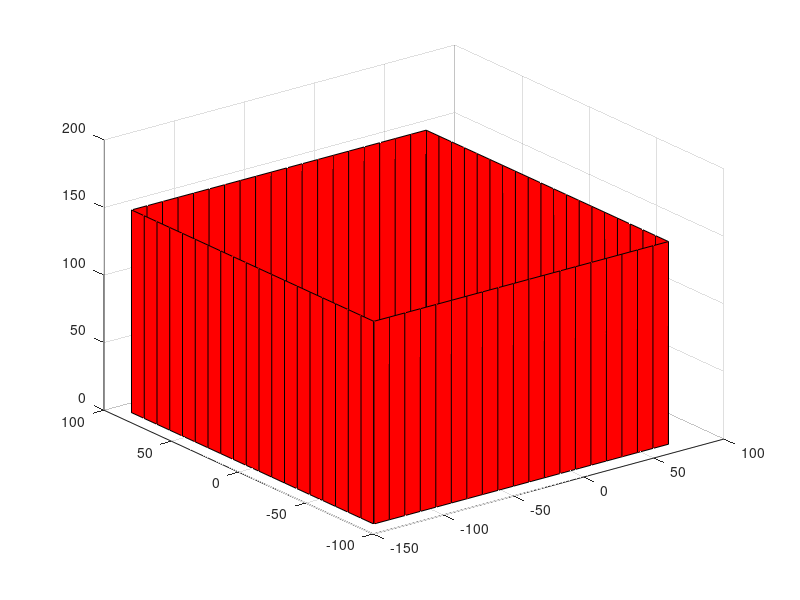

Source code (MATLAB): (Note: this script raises an error after producing the figure.)
  xAB = linspace(-140, 70, 20);
  xBA = linspace(70, -140, 20);
  yDU = linspace(-90, 90, 20);
  yUD = linspace(90, -90, 20);

  num_points = length(yDU) + length(xAB) + length(yUD) + length(xBA);

  x = zeros(2, num_points);
  y = zeros(2, num_points);

  % Base
  x(1,:) = [-140*ones(size(yDU)) xAB 70*ones(size(yUD)) xBA];
  x(2,:) = x(1,:);
  y(1,:) = [yDU 90*ones(size(xAB)) yUD -90*ones(size(xBA))];
  y(2,:) = y(1,:);

  z = ones(size(x));
  z(1,:) = 0;
  z(2,:) = 150;

  surf(x,y,z,'FaceColor',[255, 0, 0]/255);
  hold("on");

  fill3(x(2,:),y(2,:),z,[255, 0, 0]/255);
  hold("on");

  [X,Y,Z] = cylinder(60);
  Z(1,:) = 150;
  Z(2,:) = 500;
  surf(X,Y,Z,'FaceColor',[0, 255, 0]/255);
  hold("on");
  fill3(X(2,:),Y(2,:),Z,[0, 255, 0]/255);
  hold("on");

  % Link 1
  [X_1,Y_1,Z_1] = cylinder(80); 
  Z_1 = (Z_1 * 200) - 100;

  X_rot_1 = X_1;
  Z_rot_1 = Y_1;
  Y_rot_1 = Z_1;

  Z_rot_1 = Z_rot_1 + 500;

  surf(X_rot_1, Y_rot_1, Z_rot_1, 'FaceColor', [0, 0, 255]/255);
  hold on;

  fill3(X_rot_1(1,:), Y_rot_1(1,:), Z_rot_1(1,:), [0, 0, 255]/255);
  hold on;

  fill3(X_rot_1(2,:), Y_rot_1(2,:), Z_rot_1(2,:), [0, 0, 255]/255);
  hold on;

  % Link 2
  [X_2,Y_2,Z_2] = cylinder(60); 
  Z_2 = (Z_2 * 500);

  X_rot_2 = X_2;
  Z_rot_2 = Y_2;
  Y_rot_2 = Z_2;
  
  rotate = X_rot_2;
  X_rot_2 = Y_rot_2;
  Y_rot_2 = rotate;

  Z_rot_2 = Z_rot_2 + 500;

  surf(X_rot_2, Y_rot_2, Z_rot_2, 'FaceColor', [0, 255, 255]/255);
  hold on;

  fill3(X_rot_2(1,:), Y_rot_2(1,:), Z_rot_2(1,:), [0, 255, 255]/255);
  hold on;

  fill3(X_rot_2(2,:), Y_rot_2(2,:), Z_rot_2(2,:), [0, 255, 255]/255);
  hold on;

  % Link 3
  [X_3,Y_3,Z_3] = cylinder(80); 
  Z_3 = (Z_3 * 200) - 100;

  X_rot_3 = X_3 + 500;
  Z_rot_3 = Y_3;
  Y_rot_3 = Z_3;

  Z_rot_3 = Z_rot_3 + 500;

  surf(X_rot_3, Y_rot_3, Z_rot_3, 'FaceColor', [255, 0, 255]/255);
  hold on;

  fill3(X_rot_3(1,:), Y_rot_3(1,:), Z_rot_3(1,:), [255, 0, 255]/255);
  hold on;

  fill3(X_rot_3(2,:), Y_rot_3(2,:), Z_rot_3(2,:), [255, 0, 255]/255);
  hold on;

  % Link 4
  [X_4,Y_4,Z_4] = cylinder(60); 
  Z_4 = (Z_4 * 500);

  X_rot_4 = X_4;
  Z_rot_4 = Y_4;
  Y_rot_4 = Z_4;

  rotate = X_rot_4;
  X_rot_4 = Y_rot_4 + 500;
  Y_rot_4 = rotate;

  Z_rot_4 = Z_rot_4 + 500;

  surf(X_rot_4, Y_rot_4, Z_rot_4, 'FaceColor', [255, 255, 0]/255);
  hold on;

  fill3(X_rot_4(1,:), Y_rot_4(1,:), Z_rot_4(1,:), [255, 255, 0]/255);
  hold on;

  fill3(X_rot_4(2,:), Y_rot_4(2,:), Z_rot_4(2,:), [255, 255, 0]/255);
  hold on;

  % Effector 
  [X_5, Y_5, Z_5] = sphere; 

  surf(X_5 * 100 + 1000, Y_5 * 100, Z_5 * 100 + 500, 'FaceColor', [127, 127, 127]/255);
  hold on;

  % Draw workspace
  r_workspace = 1100; 
  theta = linspace(0, 2*pi, 100); 
  x_workspace = r_workspace * cos(theta); 
  y_workspace = r_workspace * sin(theta); 
  z_workspace = zeros(size(x_workspace)); 

  plot3(x_workspace, y_workspace, z_workspace, 'k-', 'LineWidth', 1.5);
  hold on;

  % Title
  axis equal;
  xlabel('X-axis');
  ylabel('Y-axis');
  zlabel('Z-axis');
  grid on;
  view(3); 
  title('Articulated Arm');
  rotate3d on;
